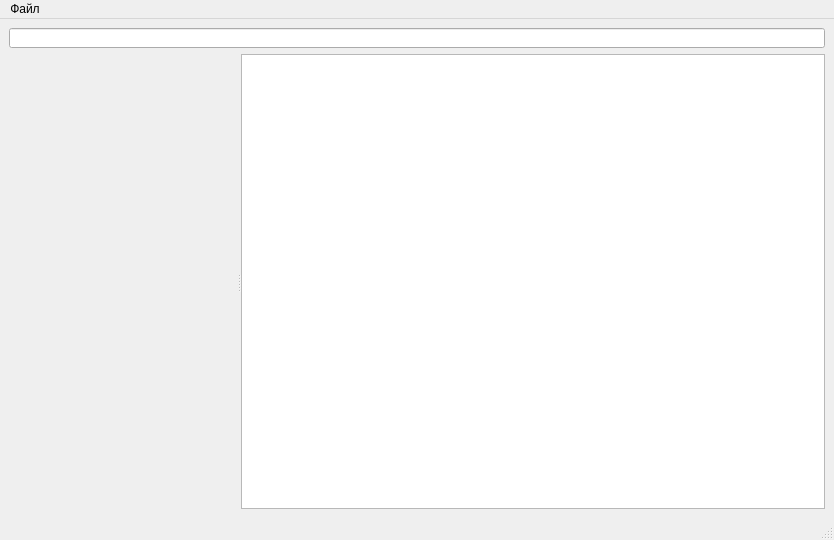
<?xml version="1.0" encoding="UTF-8"?>
<ui version="4.0">
 <class>MainWindow</class>
 <widget class="QMainWindow" name="MainWindow">
  <property name="geometry">
   <rect>
    <x>0</x>
    <y>0</y>
    <width>834</width>
    <height>540</height>
   </rect>
  </property>
  <property name="windowTitle">
   <string>Блокнот</string>
  </property>
  <widget class="QWidget" name="centralwidget">
   <layout class="QGridLayout" name="gridLayout">
    <item row="1" column="0">
     <layout class="QVBoxLayout" name="verticalLayout">
      <item>
       <widget class="QSplitter" name="splitter">
        <property name="orientation">
         <enum>Qt::Horizontal</enum>
        </property>
        <widget class="fileManager" name="widget" native="true"/>
        <widget class="QTextEdit" name="textEdit"/>
       </widget>
      </item>
     </layout>
    </item>
    <item row="0" column="0">
     <widget class="QLineEdit" name="lineEdit">
      <property name="maximumSize">
       <size>
        <width>16777215</width>
        <height>20</height>
       </size>
      </property>
     </widget>
    </item>
   </layout>
  </widget>
  <widget class="QMenuBar" name="menubar">
   <property name="geometry">
    <rect>
     <x>0</x>
     <y>0</y>
     <width>834</width>
     <height>21</height>
    </rect>
   </property>
   <widget class="QMenu" name="menu">
    <property name="title">
     <string>Файл</string>
    </property>
    <widget class="QMenu" name="menu_2">
     <property name="enabled">
      <bool>true</bool>
     </property>
     <property name="title">
      <string>Язык</string>
     </property>
     <addaction name="russian"/>
     <addaction name="english"/>
    </widget>
    <widget class="QMenu" name="menu_3">
     <property name="title">
      <string>Выбрать тему</string>
     </property>
     <addaction name="light"/>
     <addaction name="dark"/>
    </widget>
    <addaction name="open_2"/>
    <addaction name="readOnly"/>
    <addaction name="separator"/>
    <addaction name="save"/>
    <addaction name="separator"/>
    <addaction name="menu_3"/>
    <addaction name="separator"/>
    <addaction name="menu_2"/>
    <addaction name="help"/>
    <addaction name="separator"/>
    <addaction name="exit"/>
   </widget>
   <addaction name="menu"/>
  </widget>
  <widget class="QStatusBar" name="statusbar"/>
  <action name="save">
   <property name="text">
    <string>Сохранить</string>
   </property>
   <property name="shortcut">
    <string>Ctrl+S</string>
   </property>
  </action>
  <action name="open_2">
   <property name="text">
    <string>Открыть</string>
   </property>
   <property name="shortcut">
    <string>Ctrl+O</string>
   </property>
  </action>
  <action name="exit">
   <property name="text">
    <string>Выход</string>
   </property>
   <property name="shortcut">
    <string>Ctrl+Q</string>
   </property>
  </action>
  <action name="help">
   <property name="text">
    <string>Справка</string>
   </property>
  </action>
  <action name="russian">
   <property name="checkable">
    <bool>false</bool>
   </property>
   <property name="checked">
    <bool>false</bool>
   </property>
   <property name="text">
    <string>Русский</string>
   </property>
  </action>
  <action name="english">
   <property name="checkable">
    <bool>false</bool>
   </property>
   <property name="text">
    <string>Английский</string>
   </property>
  </action>
  <action name="readOnly">
   <property name="text">
    <string>Открыть для чтения</string>
   </property>
  </action>
  <action name="light">
   <property name="checkable">
    <bool>false</bool>
   </property>
   <property name="checked">
    <bool>false</bool>
   </property>
   <property name="text">
    <string>Светлая</string>
   </property>
  </action>
  <action name="dark">
   <property name="checkable">
    <bool>false</bool>
   </property>
   <property name="text">
    <string>Тёмная</string>
   </property>
  </action>
 </widget>
 <customwidgets>
  <customwidget>
   <class>fileManager</class>
   <extends>QWidget</extends>
   <header>filemanager.h</header>
   <container>1</container>
  </customwidget>
 </customwidgets>
 <resources/>
 <connections/>
</ui>
